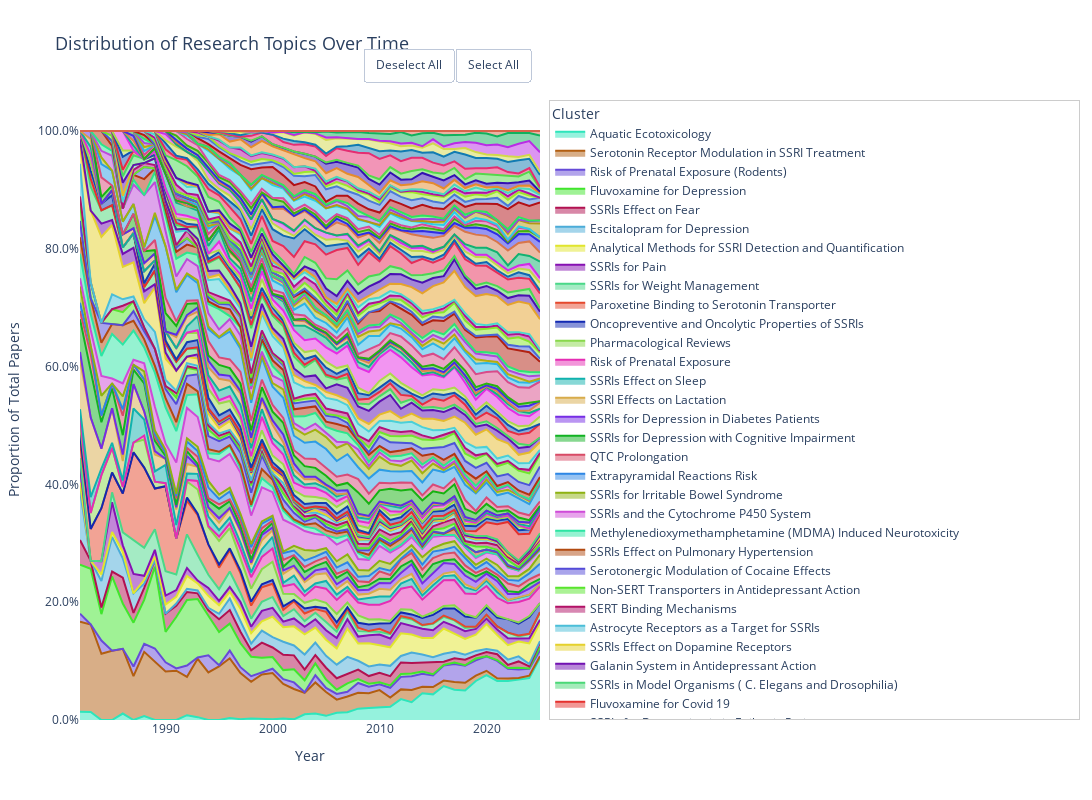

This figure's notebook cell:
### Markdown cell above
# Plot all clusters

### Code cell
fig1
